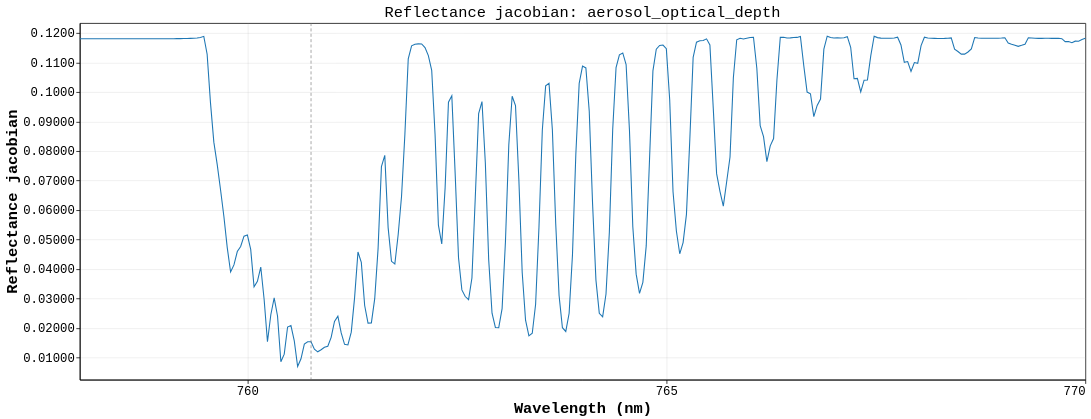

Write notebook code for a chart like this one.
### Markdown cell above
## Reflectance Jacobian

### Code cell
aerosol_jacobian_chart

### Figure 1 — Vega-Lite specification as saved in the notebook (floating-point values rounded to 4 significant figures; data arrays with more than 128 entries replaced by an {"elided": "..."} marker saying what was removed)
{"config": {"background": "white", "view": {"stroke": "black", "continuousWidth": 1311, "continuousHeight": 465}, "axis": {"domain": true, "domainColor": "black", "grid": true, "gridColor": "#b0b0b0", "gridOpacity": 0.25, "labelColor": "black", "labelFont": "Menlo, Monaco, Consolas, Liberation Mono, DejaVu Sans Mono, monospace", "labelFontSize": 16, "tickColor": "black", "titleColor": "black", "titleFont": "Menlo, Monaco, Consolas, Liberation Mono, DejaVu Sans Mono, monospace", "titleFontSize": 20}, "legend": {"labelColor": "black", "labelFont": "Menlo, Monaco, Consolas, Liberation Mono, DejaVu Sans Mono, monospace", "labelFontSize": 16, "labelLimit": 320, "orient": "bottom-left", "fillColor": "white", "strokeColor": "#cccccc", "padding": 8, "titleColor": "black", "titleFont": "Menlo, Monaco, Consolas, Liberation Mono, DejaVu Sans Mono, monospace", "titleFontSize": 16}, "line": {"strokeWidth": 1.4}, "point": {"size": 28}, "range": {"category": ["#1f77b4", "#ff7f0e", "#d62728"]}, "title": {"color": "black", "font": "Menlo, Monaco, Consolas, Liberation Mono, DejaVu Sans Mono, monospace", "fontSize": 20, "fontWeight": "normal", "anchor": "middle"}}, "layer": [{"data": {"name": "data-2842a5a5641b96209817bf49f8bbe03b"}, "mark": {"type": "line", "color": "#1f77b4", "strokeWidth": 1.4}, "encoding": {"tooltip": [{"field": "wavelength_nm", "format": ".4f", "title": "Wavelength (nm)", "type": "quantitative"}, {"field": "reflectance_jacobian", "format": ".8g", "title": "Reflectance jacobian", "type": "quantitative"}], "x": {"axis": {"tickMinStep": 5}, "field": "wavelength_nm", "scale": {"zero": false}, "title": "Wavelength (nm)", "type": "quantitative"}, "y": {"axis": {"format": ".4g"}, "field": "reflectance_jacobian", "scale": {"domain": [0.002454, 0.1234], "zero": false}, "title": "Reflectance jacobian", "type": "quantitative"}}}, {"data": {"name": "data-238348796e492216436abadd46c9b948"}, "mark": {"type": "rule", "color": "#737373", "strokeDash": [4, 3], "strokeWidth": 0.8}, "encoding": {"x": {"field": "wavelength_nm", "type": "quantitative"}}}], "height": 465, "title": "Reflectance jacobian: aerosol_optical_depth", "width": 1311, "$schema": "https://vega.github.io/schema/vega-lite/v6.4.1.json", "datasets": {"data-2842a5a5641b96209817bf49f8bbe03b": {"elided": "301 records"}, "data-238348796e492216436abadd46c9b948": [{"wavelength_nm": 760.8}]}}
